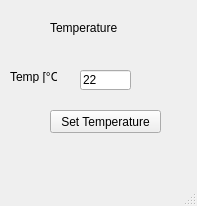
<?xml version="1.0" encoding="UTF-8"?>
<ui version="4.0">
 <class>MainWindow</class>
 <widget class="QMainWindow" name="MainWindow">
  <property name="geometry">
   <rect>
    <x>0</x>
    <y>0</y>
    <width>197</width>
    <height>206</height>
   </rect>
  </property>
  <property name="windowTitle">
   <string>MainWindow</string>
  </property>
  <widget class="QWidget" name="centralwidget">
   <widget class="QLabel" name="label">
    <property name="geometry">
     <rect>
      <x>50</x>
      <y>20</y>
      <width>91</width>
      <height>16</height>
     </rect>
    </property>
    <property name="text">
     <string>Temperature</string>
    </property>
   </widget>
   <widget class="QLineEdit" name="tTemp">
    <property name="geometry">
     <rect>
      <x>80</x>
      <y>70</y>
      <width>51</width>
      <height>20</height>
     </rect>
    </property>
    <property name="text">
     <string>22</string>
    </property>
   </widget>
   <widget class="QLabel" name="label_2">
    <property name="geometry">
     <rect>
      <x>10</x>
      <y>70</y>
      <width>47</width>
      <height>13</height>
     </rect>
    </property>
    <property name="text">
     <string>Temp [°C]</string>
    </property>
   </widget>
   <widget class="QPushButton" name="bSetTemp">
    <property name="geometry">
     <rect>
      <x>50</x>
      <y>110</y>
      <width>111</width>
      <height>23</height>
     </rect>
    </property>
    <property name="text">
     <string>Set Temperature</string>
    </property>
   </widget>
  </widget>
  <widget class="QMenuBar" name="menubar">
   <property name="geometry">
    <rect>
     <x>0</x>
     <y>0</y>
     <width>197</width>
     <height>21</height>
    </rect>
   </property>
  </widget>
  <widget class="QStatusBar" name="statusbar"/>
 </widget>
 <resources/>
 <connections/>
</ui>
